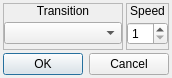
<?xml version="1.0" encoding="UTF-8"?>
<ui version="4.0">
 <class>ConfigureEvent_ShowHideScreen</class>
 <widget class="QDialog" name="ConfigureEvent_ShowHideScreen">
  <property name="geometry">
   <rect>
    <x>0</x>
    <y>0</y>
    <width>172</width>
    <height>78</height>
   </rect>
  </property>
  <property name="windowTitle">
   <string>Show/Hide Screen</string>
  </property>
  <property name="styleSheet">
   <string notr="true">.QFrame
{
	border: 1px solid palette(text);
}

.QFrame&gt;QLabel
{
	background-color: palette(text);
	color: palette(window);
}</string>
  </property>
  <layout class="QGridLayout" name="gridLayout">
   <property name="leftMargin">
    <number>3</number>
   </property>
   <property name="topMargin">
    <number>3</number>
   </property>
   <property name="rightMargin">
    <number>3</number>
   </property>
   <property name="bottomMargin">
    <number>3</number>
   </property>
   <property name="spacing">
    <number>3</number>
   </property>
   <item row="0" column="0">
    <widget class="QFrame" name="frame_2">
     <property name="frameShape">
      <enum>QFrame::StyledPanel</enum>
     </property>
     <property name="frameShadow">
      <enum>QFrame::Raised</enum>
     </property>
     <layout class="QVBoxLayout" name="verticalLayout_2">
      <property name="spacing">
       <number>0</number>
      </property>
      <property name="leftMargin">
       <number>0</number>
      </property>
      <property name="topMargin">
       <number>0</number>
      </property>
      <property name="rightMargin">
       <number>0</number>
      </property>
      <property name="bottomMargin">
       <number>0</number>
      </property>
      <item>
       <widget class="QLabel" name="label_2">
        <property name="sizePolicy">
         <sizepolicy hsizetype="Preferred" vsizetype="Fixed">
          <horstretch>0</horstretch>
          <verstretch>0</verstretch>
         </sizepolicy>
        </property>
        <property name="text">
         <string>Transition</string>
        </property>
        <property name="alignment">
         <set>Qt::AlignCenter</set>
        </property>
       </widget>
      </item>
      <item>
       <widget class="QWidget" name="widget_2" native="true">
        <layout class="QHBoxLayout" name="horizontalLayout">
         <property name="spacing">
          <number>0</number>
         </property>
         <property name="leftMargin">
          <number>0</number>
         </property>
         <property name="topMargin">
          <number>0</number>
         </property>
         <property name="rightMargin">
          <number>0</number>
         </property>
         <property name="bottomMargin">
          <number>0</number>
         </property>
         <item>
          <widget class="QComboBox" name="optTransition"/>
         </item>
        </layout>
       </widget>
      </item>
     </layout>
    </widget>
   </item>
   <item row="0" column="1">
    <widget class="QFrame" name="frame">
     <property name="sizePolicy">
      <sizepolicy hsizetype="Fixed" vsizetype="Preferred">
       <horstretch>0</horstretch>
       <verstretch>0</verstretch>
      </sizepolicy>
     </property>
     <property name="frameShape">
      <enum>QFrame::StyledPanel</enum>
     </property>
     <property name="frameShadow">
      <enum>QFrame::Raised</enum>
     </property>
     <layout class="QVBoxLayout" name="verticalLayout">
      <property name="spacing">
       <number>0</number>
      </property>
      <property name="leftMargin">
       <number>0</number>
      </property>
      <property name="topMargin">
       <number>0</number>
      </property>
      <property name="rightMargin">
       <number>0</number>
      </property>
      <property name="bottomMargin">
       <number>0</number>
      </property>
      <item>
       <widget class="QLabel" name="label">
        <property name="sizePolicy">
         <sizepolicy hsizetype="Preferred" vsizetype="Fixed">
          <horstretch>0</horstretch>
          <verstretch>0</verstretch>
         </sizepolicy>
        </property>
        <property name="text">
         <string>Speed</string>
        </property>
        <property name="alignment">
         <set>Qt::AlignCenter</set>
        </property>
       </widget>
      </item>
      <item>
       <widget class="QWidget" name="widget" native="true">
        <layout class="QHBoxLayout" name="horizontalLayout_2">
         <property name="spacing">
          <number>0</number>
         </property>
         <property name="leftMargin">
          <number>0</number>
         </property>
         <property name="topMargin">
          <number>0</number>
         </property>
         <property name="rightMargin">
          <number>0</number>
         </property>
         <property name="bottomMargin">
          <number>0</number>
         </property>
         <item>
          <widget class="QSpinBox" name="numSpeed">
           <property name="minimum">
            <number>1</number>
           </property>
           <property name="maximum">
            <number>64</number>
           </property>
          </widget>
         </item>
        </layout>
       </widget>
      </item>
     </layout>
    </widget>
   </item>
   <item row="1" column="0" colspan="2">
    <widget class="QDialogButtonBox" name="buttonBox">
     <property name="orientation">
      <enum>Qt::Horizontal</enum>
     </property>
     <property name="standardButtons">
      <set>QDialogButtonBox::Cancel|QDialogButtonBox::Ok</set>
     </property>
    </widget>
   </item>
  </layout>
 </widget>
 <resources/>
 <connections>
  <connection>
   <sender>buttonBox</sender>
   <signal>accepted()</signal>
   <receiver>ConfigureEvent_ShowHideScreen</receiver>
   <slot>accept()</slot>
   <hints>
    <hint type="sourcelabel">
     <x>248</x>
     <y>254</y>
    </hint>
    <hint type="destinationlabel">
     <x>157</x>
     <y>274</y>
    </hint>
   </hints>
  </connection>
  <connection>
   <sender>buttonBox</sender>
   <signal>rejected()</signal>
   <receiver>ConfigureEvent_ShowHideScreen</receiver>
   <slot>reject()</slot>
   <hints>
    <hint type="sourcelabel">
     <x>316</x>
     <y>260</y>
    </hint>
    <hint type="destinationlabel">
     <x>286</x>
     <y>274</y>
    </hint>
   </hints>
  </connection>
 </connections>
</ui>
